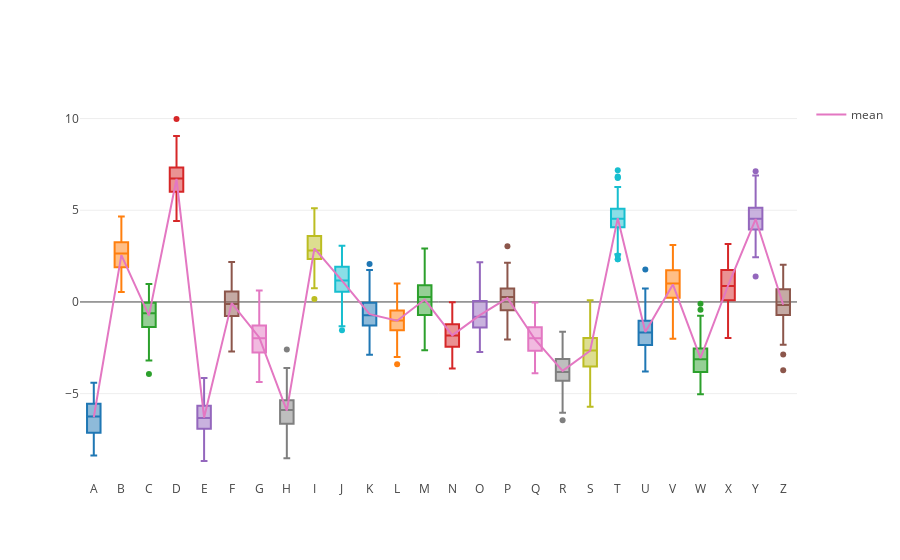

Notebook source saved alongside this figure:
### Code cell
# Learn about API authentication here: https://plot.ly/pandas/getting-started
# Find your api_key here: https://plot.ly/settings/api

import string
import pandas as pd
import numpy as np
import plotly.plotly as py
import plotly.graph_objs as go

cf.set_config_file(offline=True,world_readable=True, theme = 'ggplot')

N = 100
y_vals = {}
for letter in list(string.ascii_uppercase):
     y_vals[letter] = np.random.randn(N)+(3*np.random.randn())
        
df = pd.DataFrame(y_vals)
df.head()

data = []

for col in df.columns:
    data.append(  go.Box( y=df[col], name=col, showlegend=False ) )

data.append( go.Scatter( x = df.columns, y = df.mean(), mode='lines', name='mean' ) )

# IPython notebook
# py.iplot(data, filename='pandas-box-plot')

plotly.offline.iplot(data,config=config)
